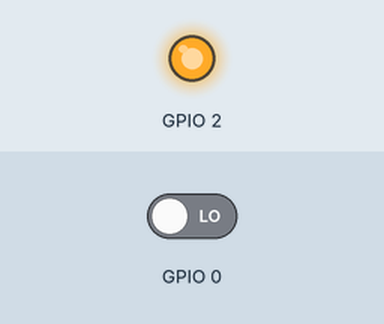
The sketch below on a simulated ESP32. Parts: output pins drawn as LEDs (lit = HIGH). The inputs (shaded band) are chosen by the test bench; at power-on: GPIO 0 LOW.

Above: at 1.2 s.
1.3 s: GPIO 0 driven HIGH
At 2.4 s:
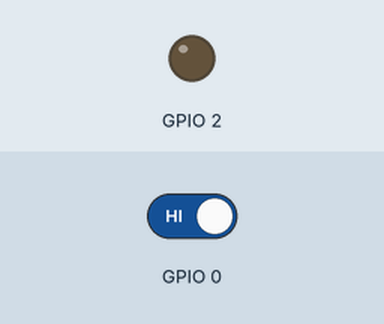
2.8 s: GPIO 0 driven LOW
At 3.6 s:
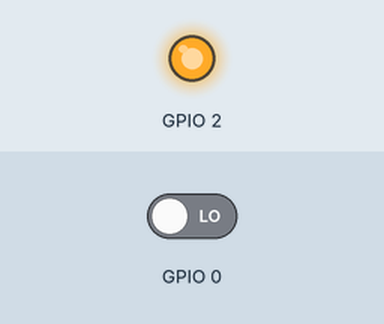
Timing chart, 0 to 5.8 s (numbered marks = the images above; inputs shaded):
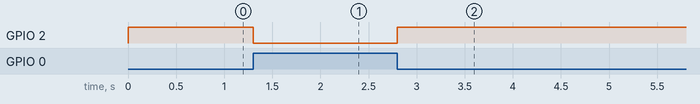

Measured:
- after the input at 1.3 s, GPIO 2: HIGH → LOW at once
- after the input at 2.8 s, GPIO 2: LOW → HIGH at once

The sketch:

CodigoPulsado.ino
```cpp
// La función setup() se ejecuta una vez, al inicio, cuando se enciende o reinicia la placa ESP32.
// Aquí es donde configuramos los pines (conexiones) de la placa.
void setup() {
  // Configuramos el pin 0 del Arduino como entrada (INPUT) mediante la funcion pinMode().
  // Esto significa que vamos a conectar un botón a este pin y leer si está presionado o no.
  pinMode(0, INPUT);
  // Configuramos el pin 2 del Arduino como salida (OUTPUT).
  // Esto significa que vamos a conectar un LED a este pin y controlarlo (encenderlo o apagarlo).
  pinMode(2, OUTPUT);
}
// La función loop() se ejecuta repetidamente, una y otra vez, mientras la placa esté encendida.
// Es el "cerebro" del programa que revisa el estado del botón y enciende o apaga el LED según corresponda.
void loop() {
  // Declaramos una variable llamada Push_button_state para almacenar el estado del botón.
  // Luego, leemos el valor del pin 0 (donde está conectado el botón) y lo guardamos en Push_button_state.
  // Si el botón está presionado, el valor será LOW.
  // Si el botón no está presionado, el valor será HIGH.
  int Push_button_state = digitalRead(0);
  // Ahora, comprobamos si el botón está presionado.
  if (Push_button_state == HIGH) {
    // Si el botón está presionado, encendemos el LED.
    // Lo hacemos enviando un valor LOW (alto, 0) al pin 2.
    digitalWrite(2, LOW);
  } else {
    // Si el botón no está presionado, apagamos el LED.
    // Lo hacemos enviando un valor HIGH (bajo, 1) al pin 2, que controla el LED.
    digitalWrite(2, HIGH);
  }
}
```
